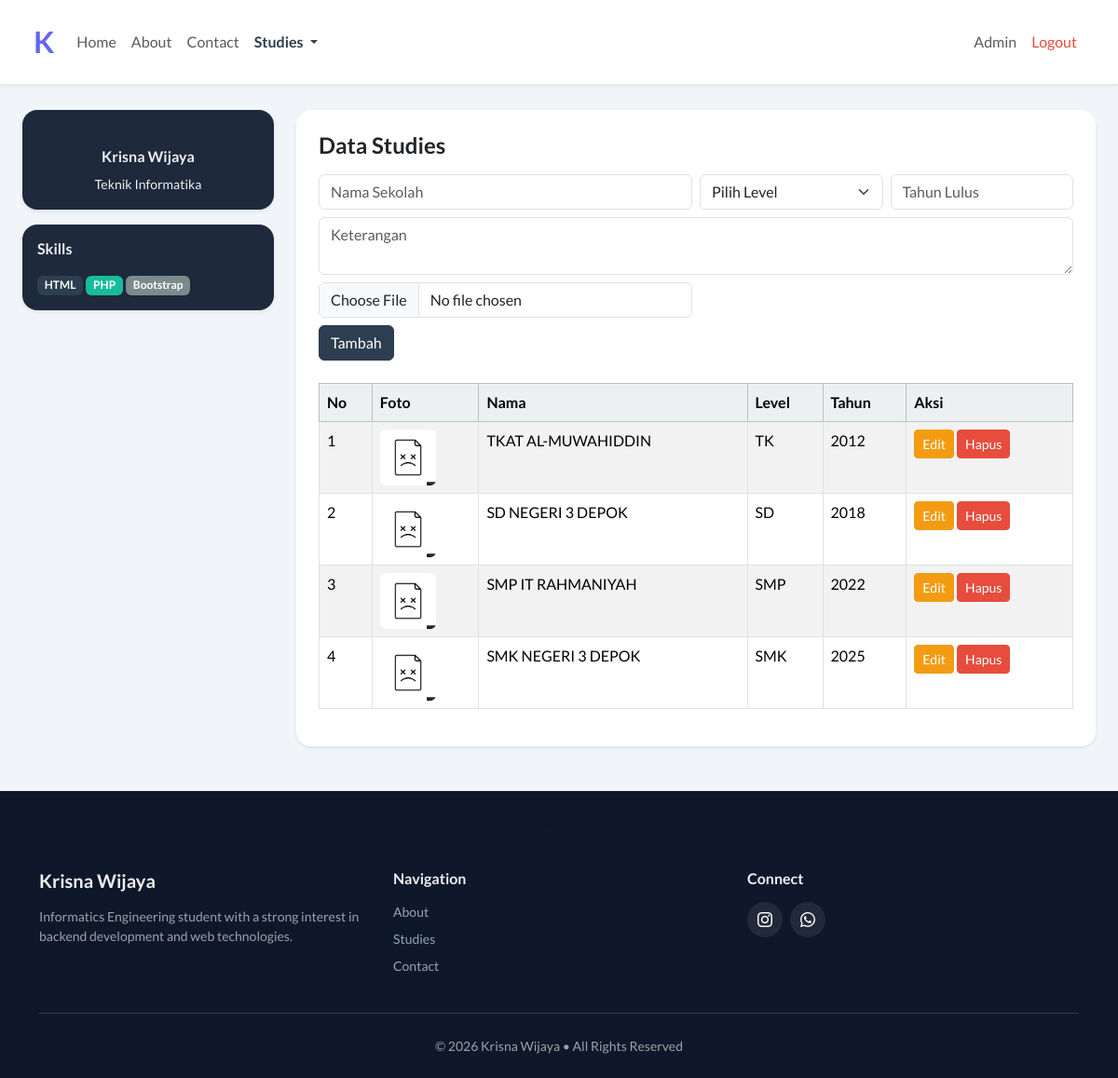
The page /index.php?page=studies (signed in) on the database its author committed.
### tables this page shows
CREATE TABLE `studies` (
  `id` int(11) NOT NULL,
  `nama` varchar(100) NOT NULL,
  `idlevel` int(11) NOT NULL,
  `keterangan` text DEFAULT NULL,
  `tahun_lulus` year(4) DEFAULT NULL,
  `foto_sekolah` varchar(255) DEFAULT NULL
);

CREATE TABLE `level` (
  `id` int(11) NOT NULL,
  `nama` varchar(100) NOT NULL
);

### studies.php (the view, shortened to what this page needs)
<?php
$edit = null;
?>
<h4 class="mb-3 fw-bold">Data Studies</h4>
<form method="POST" enctype="multipart/form-data" class="mb-4">
<div class="row g-2">
    <div class="col-md-6">
        <input type="text" name="nama" class="form-control"
        placeholder="Nama Sekolah"
        value="<?= $edit ? $edit['nama'] : '' ?>" required>
    </div>
    <div class="col-md-3">
        <select name="idlevel" class="form-select" required>
            <option value="">Pilih Level</option>
        </select>
    </div>
    <div class="col-md-3">
        <input type="number" name="tahun_lulus" class="form-control"
        placeholder="Tahun Lulus"
        value="<?= $edit ? $edit['tahun_lulus'] : '' ?>">
    </div>
    <div class="col-12">
        <textarea name="keterangan" class="form-control"
        placeholder="Keterangan"><?= $edit ? $edit['keterangan'] : '' ?></textarea>
    </div>
    <div class="col-md-6">
        <input type="file" name="foto" class="form-control">
    </div>
    <div class="col-12">
        <?php if($edit): ?>
            <input type="hidden" name="id" value="<?= $edit['id'] ?>">
            <button name="update" class="btn btn-warning">Update</button>
            <a href="index.php?page=studies" class="btn btn-secondary">Batal</a>
        <?php else: ?>
            <button name="simpan" class="btn btn-primary">Tambah</button>
        <?php endif; ?>
    </div>
</div>
</form>
<table class="table table-bordered table-striped table-hover">
<thead class="table-light">
<tr>
    <th>No</th>
    <th>Foto</th>
    <th>Nama</th>
    <th>Level</th>
    <th>Tahun</th>
    <th>Aksi</th>
</tr>
</thead>
<tbody>
<?php
$no = 1;
$data = mysqli_query($conn, "
SELECT studies.*, level.nama AS level_nama
FROM studies
JOIN level ON studies.idlevel = level.id
");
while($row = mysqli_fetch_assoc($data)):
?>
<tr>
    <td><?= $no++; ?></td>
    <td>
        <?php if($row['foto_sekolah']): ?>
            <img src="uploads/<?= $row['foto_sekolah'] ?>" width="60" class="rounded">
        <?php else: ?>
            -
        <?php endif; ?>
    </td>
    <td><?= $row['nama']; ?></td>
    <td><?= $row['level_nama']; ?></td>
    <td><?= $row['tahun_lulus']; ?></td>
    <td>
        <a href="index.php?page=studies&edit=<?= $row['id'] ?>" class="btn btn-sm btn-warning">Edit</a>
        <a href="index.php?page=studies&hapus=<?= $row['id'] ?>"
           class="btn btn-sm btn-danger"
           onclick="return confirm('Hapus data?')">Hapus</a>
    </td>
</tr>
<?php endwhile; ?>
</tbody>
</table>

### index.php (shortened to what this page needs)
<?php include "koneksi.php"; ?>
<!DOCTYPE html>
<html lang="en">
<head>
<link href="https://cdn.jsdelivr.net/npm/bootswatch@5.3.3/dist/flatly/bootstrap.min.css" rel="stylesheet">
<link href="https://cdn.jsdelivr.net/npm/bootstrap-icons@1.11.3/font/bootstrap-icons.css" rel="stylesheet">
</head>
<body style="
background:#f1f5f9;
display:flex;
flex-direction:column;
min-height:100vh;
">
<?php include "menu.php"; ?>
<div class="container-fluid px-4" style="flex:1;">
  <div class="row g-4 mt-1">
    <div class="col-md-3">
      <?php include "sidebar.php"; ?>
    </div>
    <div class="col-md-9">
      <div class="p-4 rounded-4 shadow-sm" style="background:white;">
        <?php
        $page = $_GET['page'] ?? 'home';
        switch($page){
          case 'studies': include "studies.php"; break;
        }
        ?>
      </div>
    </div>
  </div>
</div>
<?php include "footer.php"; ?>
</body>
</html>

### menu.php (shortened to what this page needs)
<?php $page = $_GET['page'] ?? 'home'; ?>
<nav class="navbar navbar-expand-lg shadow-sm px-4" style="background:white;">
    <div class="container-fluid">
        <a class="navbar-brand logo-k" href="index.php?page=home">
            K
        </a>
        <div class="collapse navbar-collapse" id="nav">
            <ul class="navbar-nav me-auto">
                <li class="nav-item">
                    <a class="nav-link <?= $page == 'home' ? 'fw-bold text-primary' : '' ?>" href="index.php">Home</a>
                </li>
                <li class="nav-item">
                    <a class="nav-link <?= $page == 'about' ? 'fw-bold text-primary' : '' ?>" href="?page=about">About</a>
                </li>
                <li class="nav-item">
                    <a class="nav-link <?= $page == 'contact' ? 'fw-bold text-primary' : '' ?>" href="?page=contact">Contact</a>
                </li>
                <li class="nav-item dropdown">
                    <a class="nav-link dropdown-toggle <?= ($page == 'level' || $page == 'studies') ? 'fw-bold text-primary' : '' ?>" data-bs-toggle="dropdown">
                        Studies
                    </a>
                </li>
            </ul>
            <ul class="navbar-nav">
                <?php if (isset($_SESSION['user'])): ?>
                    <li class="nav-item">
                        <span class="nav-link text-muted"><?= $_SESSION['user']['nama']; ?></span>
                    </li>
                    <li class="nav-item">
                        <a class="nav-link text-danger" href="logout.php">Logout</a>
                    </li>
                <?php endif; ?>
            </ul>
        </div>
    </div>
</nav>

### sidebar.php (shortened to what this page needs)
<div class="p-3 rounded-4 shadow-sm mb-3" style="background:#1e293b; text-align:center;">
<h6 class="fw-bold text-light">Krisna Wijaya</h6>
<small class="text-light">Teknik Informatika</small>
</div>
<div class="p-3 rounded-4 shadow-sm" style="background:#1e293b;">
<h6 class="fw-bold mb-3 text-light">Skills</h6>
<span class="badge bg-primary">HTML</span>
<span class="badge bg-success">PHP</span>
<span class="badge bg-dark">Bootstrap</span>
</div>

### footer.php (shortened to what this page needs)
<link rel="stylesheet"
  href="https://cdn.jsdelivr.net/npm/bootstrap-icons@1.11.3/font/bootstrap-icons.min.css">
<footer class="footer-section mt-5">
  <div class="wave" style="line-height:0;">
    <svg viewBox="0 0 1440 320">
      <path fill="#0f172a" fill-opacity="1"
        d="M0,128L48,122.7C96,117,192,107,288,122.7C384,139,480,181,576,192C672,203,768,181,864,149.3C960,117,1056,75,1152,80C1248,85,1344,139,1392,165.3L1440,192L1440,320L0,320Z">
      </path>
    </svg>
  </div>
  <div class="container text-light py-4">
    <div class="row g-4">
      <div class="col-md-4">
        <h5 class="fw-bold mb-3">Krisna Wijaya</h5>
        <p class="text-secondary small">
          Informatics Engineering student with a strong interest
          in backend development and web technologies.
        </p>
      </div>
      <div class="col-md-4">
        <h6 class="fw-bold mb-3">Navigation</h6>
        <ul class="list-unstyled small">
          <li class="mb-2">
            <a href="index.php?page=about" class="footer-link">About</a>
          </li>
          <li class="mb-2">
            <a href="index.php?page=studies" class="footer-link">Studies</a>
          </li>
          <li>
            <a href="index.php?page=contact" class="footer-link">Contact</a>
          </li>
        </ul>
      </div>
      <div class="col-md-4">
        <h6 class="fw-bold mb-3">Connect</h6>
        <div class="d-flex gap-2">
          <a href="index.php?page=contact" class="social-icon">
            <i class="bi bi-instagram"></i>
          </a>
          <a href="index.php?page=contact" class="social-icon">
            <i class="bi bi-whatsapp"></i>
          </a>
        </div>
      </div>
    </div>
    <hr class="border-secondary my-4">
    <div class="text-center text-secondary small">
      © 2026 Krisna Wijaya • All Rights Reserved
    </div>
  </div>
</footer>
</body>
</html>

### menu.php (style rules this page uses)
.logo-k { font-size:32px; font-weight:bold; color:#6366f1 !important; text-decoration:none; display:inline-block; animation:spin 4s linear infinite; transition:0.3s; }

### footer.php (style rules this page uses)
.footer-section { background: #0f172a; position: relative; overflow: hidden; }
.wave svg { display: block; width: 100%; height: 60px; }
.footer-link { color: #94a3b8; text-decoration: none; transition: 0.3s; }
.social-icon { width: 38px; height: 38px; background: rgba(255, 255, 255, 0.08); border-radius: 50%; display: flex; align-items: center; justify-content: center; color: white; font-size: 16px; text-decoration: none; transition: 0.4s; }

### rows shown on the page
studies: foto_sekolah (picture), nama "TKAT AL-MUWAHIDDIN", idlevel.nama "TK", tahun_lulus "2012"
studies: foto_sekolah (picture), nama "SD NEGERI 3 DEPOK", idlevel.nama "SD", tahun_lulus "2018"
studies: foto_sekolah (picture), nama "SMP IT RAHMANIYAH", idlevel.nama "SMP", tahun_lulus "2022"
studies: foto_sekolah (picture), nama "SMK NEGERI 3 DEPOK", idlevel.nama "SMK", tahun_lulus "2025"

### other values the page prints
$_SESSION['user']['nama'] "Admin"
